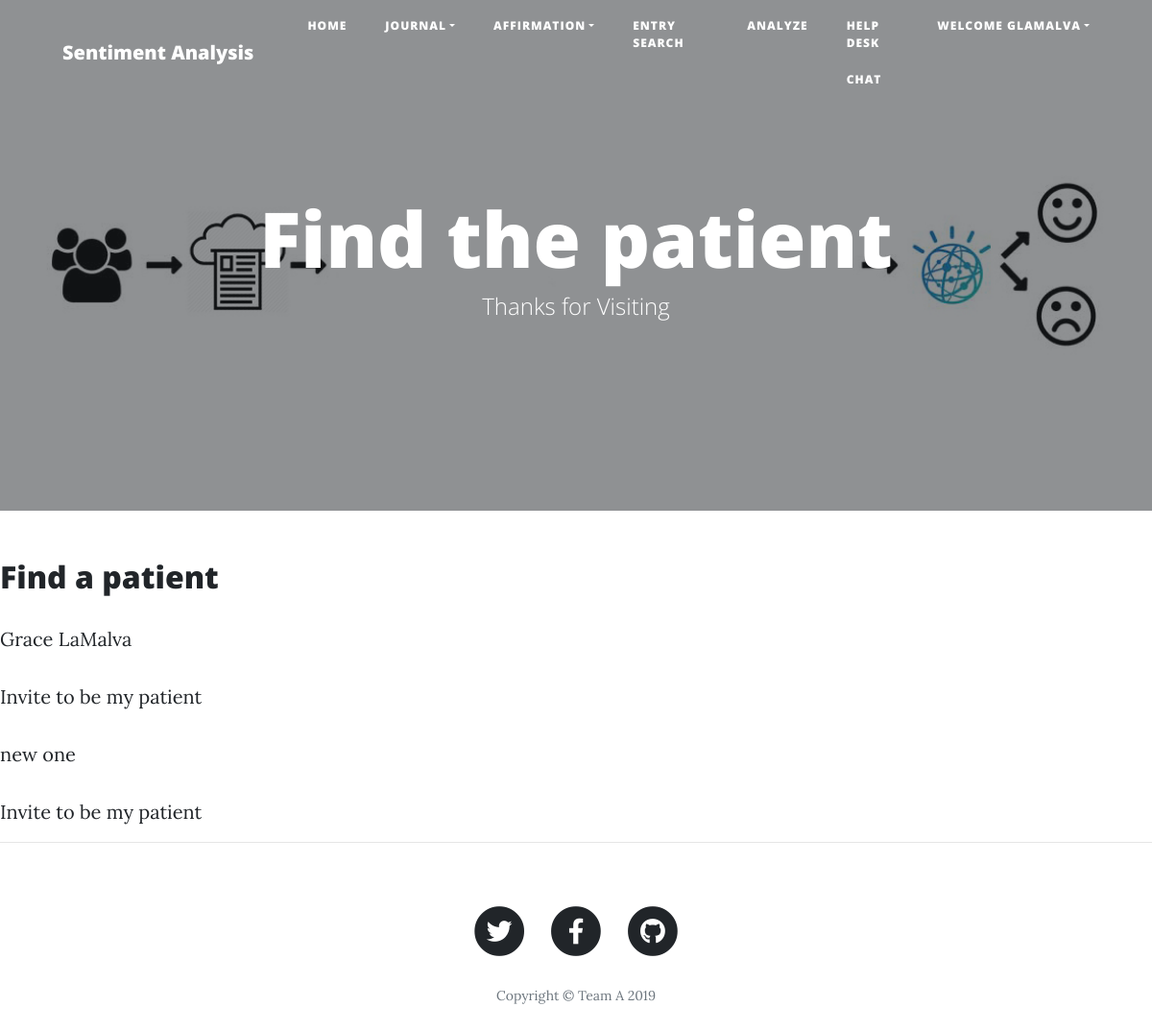
The page /findpatient (signed in) on the database as committed earlier.
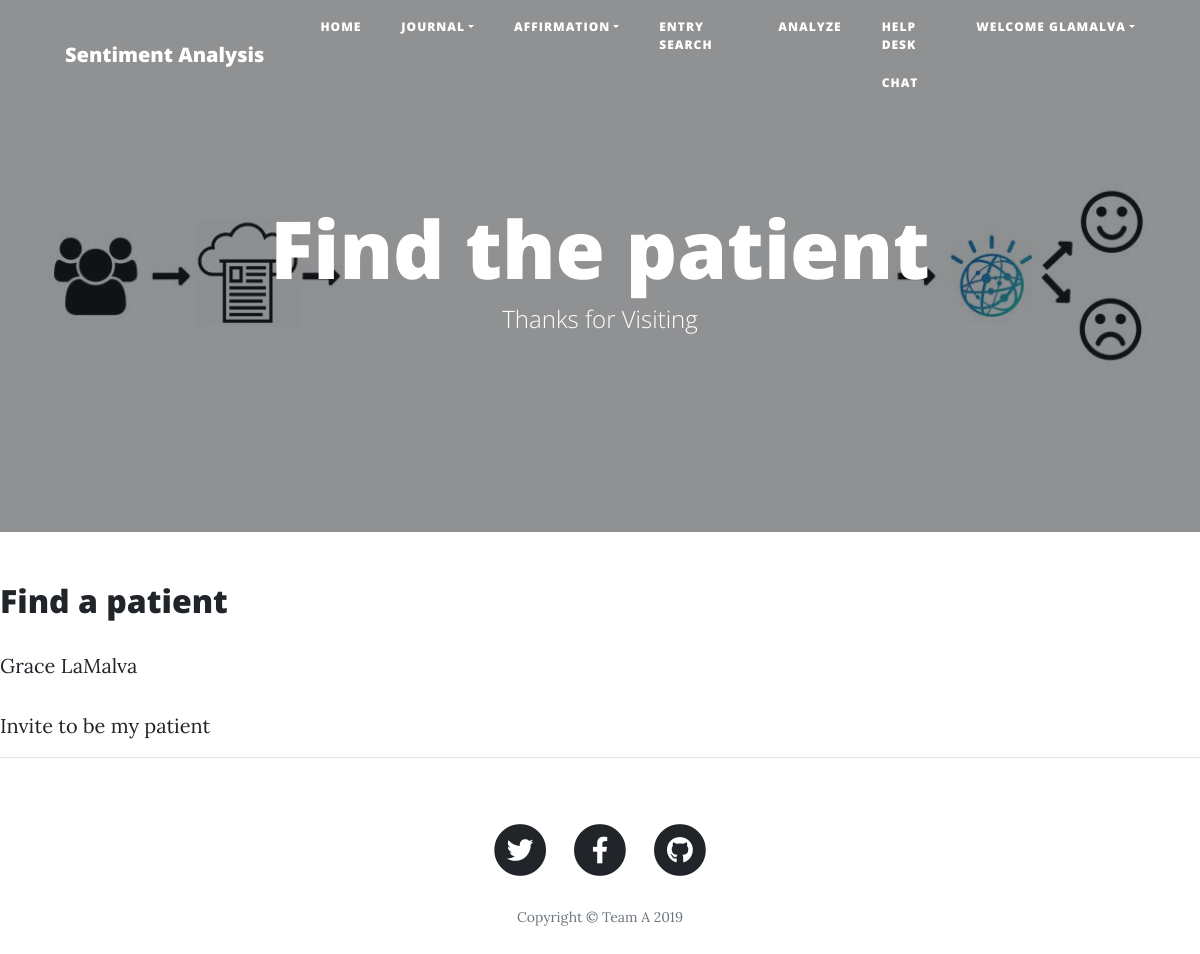
The same page on the database as committed later.
### app/main/models.py (models this page shows, shortened)
class Users(db.Model):
    __tablename__ = "Users"
    id = db.Column(db.Integer, primary_key=True, autoincrement=True)
    Username = db.Column(db.String, unique=True, nullable=False)
    fullname = db.Column(db.String, nullable=False)
    password_hash = db.Column(db.String, nullable=False)
    email = db.Column(db.String, nullable=False)
    register_date = db.Column(db.DateTime, default=datetime.now)
    is_active = db.Column(db.Boolean, default=True)
    userstatus = db.Column(db.String, default = "User")
    journal = db.relationship("Journal", uselist=False, backref='Users')
    @property
    def password(self):
        return 'hashed password'
    @property
    def is_authenticated(self):
        return True

class Patient(db.Model):
    __tablename__ = "Patient"
    id = db.Column(db.Integer, db.ForeignKey('Users.id'), primary_key=True)
    patientName = db.Column(db.String, db.ForeignKey('Users.fullname'))
    hasTherapist = db.Column(db.Boolean)
    T_ID = db.Column(db.Integer, db.ForeignKey ('Therapist.TherapistID'))

### app/main/routes.py (the view)
@bp.route('/findpatient')
@login_required
def findpatient():
    patients = Patient.query.all()
    requests = Request.query.filter_by(to = current_user.id)
    if (requests):
        print(requests)
        availables = Patient.query.join(Request, Patient.id == Request.origin).filter(Patient.hasTherapist == False, Request.to != current_user.id).all()
        print(availables, current_user.id)
        return render_template('findpatient.html', patients = patients, requests = requests, availables = availables)
    return render_template('findpatient.html', patients = patients, requests = requests)

### app/main/models.py (called while the page is built)
@login.user_loader
def load_user(id):
    if isinstance(id, int):
        pass
    elif isinstance(id, int):
        if id.strip().isdigit():
            id = int(id)
        else:
            return
    else:
        return
    return Users.query.get(id)

### app/main/templates/findpatient.html
{% extends 'base.html' %}
{% block header %}
  <header class="masthead" style="background-image: url('/static/img/index-b.jpg')">
    <div class="overlay"></div>
    <div class="container">
      <div class="row">
        <div class="col-lg-8 col-md-10 mx-auto">
          <div class="site-heading">
            <h1>Find the patient</h1>
            <span class="subheading">Thanks for Visiting</span>
          </div>
        </div>
      </div>
    </div>
  </header>
{% endblock %}
{% block content %}
<h2>Find a patient</h2>
{% for patient in patients %}
<p> {{patient.patientName}}</p> <a href = "{{url_for('main.sendrequest', to = patient.id )}}"> Invite to be my patient</a>
{% endfor %}
{% endblock %}

### app/main/templates/base.html (shortened to what this page needs)
<!DOCTYPE html>
<html lang="en">
<head>
  <link href="/static/vendor/bootstrap/css/bootstrap.min.css" rel="stylesheet">
  <link href="/static/vendor/fontawesome-free/css/all.min.css" rel="stylesheet" type="text/css">
    <link rel="stylesheet" href="/static/vendor/fontawesome-free/css/all.min.css">
  <link href="/static/css/clean-blog.min.css" rel="stylesheet">
</head>
<body>
  <nav class="navbar navbar-expand-lg navbar-light fixed-top" id="mainNav">
    <div class="container">
      <a class="navbar-brand" href="">Sentiment Analysis</a>
      <div class="collapse navbar-collapse" id="navbarResponsive">
        <ul class="navbar-nav ml-auto">
          <li class="nav-item">
            <a class="nav-link" href="{{ url_for('main.index') }}">Home</a>
          </li>
          <li class="nav-item dropdown">
            <a class="nav-link dropdown-toggle" href="#" id="navbarDropdown" role="button" data-toggle="dropdown" aria-haspopup="true" aria-expanded="false">
              Journal</a>
          <li class="nav-item dropdown">
          <a class="nav-link dropdown-toggle" href="#" id="navbarDropdown" role="button" data-toggle="dropdown" aria-haspopup="true" aria-expanded="false">
              Affirmation</a>
          </li>
          <li class="nav-item dropdown">
            <a class="nav-link" href="{{ url_for('main.journal') }}">Entry Search</a>
          </li>
          <li class="nav-item">
            <a class="nav-link" href="{{ url_for('main.analyze_text') }}">Analyze</a>
          </li>
          <li class="nav-item">
            <a class="nav-link" href="{{ url_for('main.contact') }}">Help Desk</a>
            <a class="nav-link" href="{{ url_for('main.chat') }}">Chat</a>
          </li>
            {% if current_user.is_authenticated %}
            <li class="nav-item dropdown">
            <a class="nav-link dropdown-toggle" href="#" id="navbarDropdown-user" role="button" data-toggle="dropdown" aria-haspopup="true" aria-expanded="false">
               Welcome {{ current_user.Username }}</a>
              </li>
            {% else %}
            <li class="nav-item">
            <a class="nav-link" href="{{ url_for('main.login') }}">Login</a>
          </li>
            {% endif %}
        </ul>
      </div>
    </div>
  </nav>
  {% block header%}{% endblock header %}
  {% block content %}{% endblock %}
  <hr>
  <footer>
    <div class="container">
      <div class="row">
        <div class="col-lg-8 col-md-10 mx-auto">
          <ul class="list-inline text-center">
            <li class="list-inline-item">
              <a href="#">
                <span class="fa-stack fa-lg">
                  <i class="fas fa-circle fa-stack-2x"></i>
                  <i class="fab fa-twitter fa-stack-1x fa-inverse"></i>
                </span>
              </a>
            </li>
            <li class="list-inline-item">
              <a href="#">
                <span class="fa-stack fa-lg">
                  <i class="fas fa-circle fa-stack-2x"></i>
                  <i class="fab fa-facebook-f fa-stack-1x fa-inverse"></i>
                </span>
              </a>
            </li>
            <li class="list-inline-item">
              <a href="#">
                <span class="fa-stack fa-lg">
                  <i class="fas fa-circle fa-stack-2x"></i>
                  <i class="fab fa-github fa-stack-1x fa-inverse"></i>
                </span>
              </a>
            </li>
          </ul>
          <p class="copyright text-muted">Copyright &copy; Team A 2019</p>
        </div>
      </div>
    </div>
  </footer>
</body>
</html>

Rows that differ between the two databases and show on the page:
removed Patient: patientName "new one"
